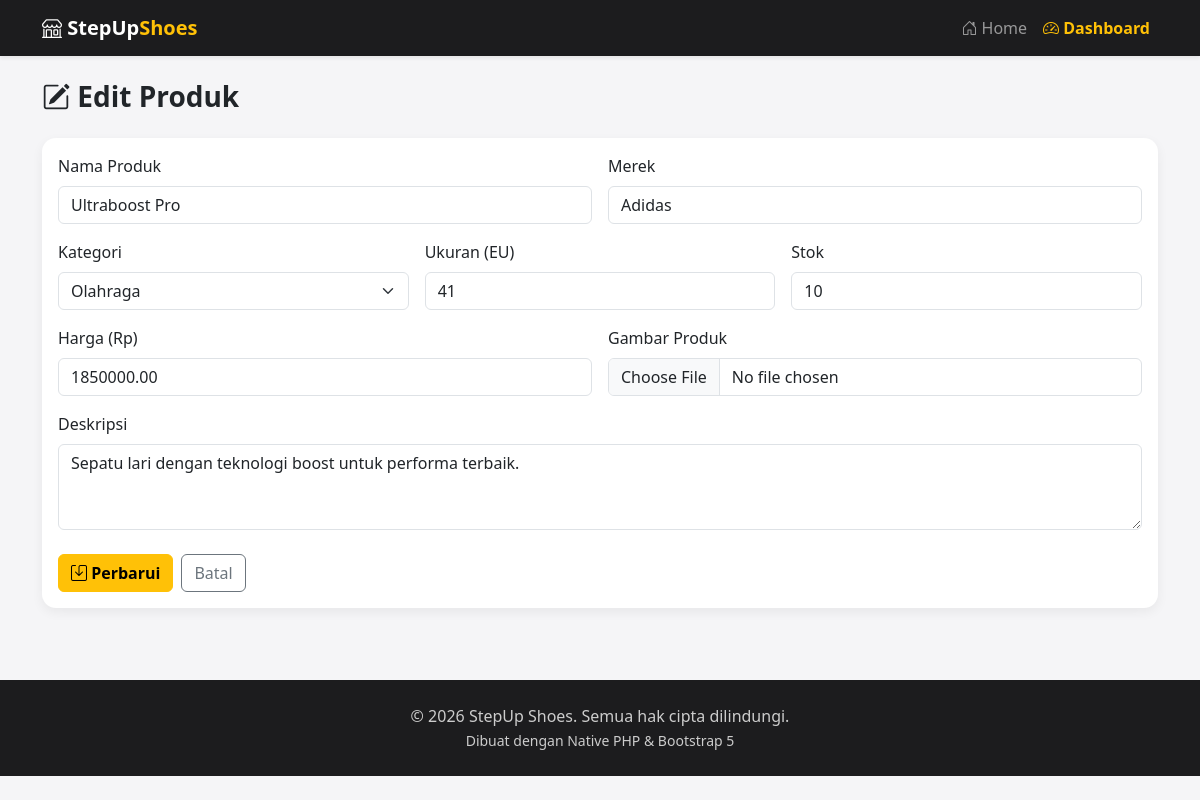
The app's page /dashboard/edit.php?id=2 with its own data.
### tables this page shows
CREATE TABLE IF NOT EXISTS produk (
    id INT AUTO_INCREMENT PRIMARY KEY,
    nama_produk VARCHAR(150) NOT NULL,
    merek VARCHAR(100) NOT NULL,
    kategori ENUM('Sneakers', 'Formal', 'Olahraga', 'Sandal', 'Boots') NOT NULL DEFAULT 'Sneakers',
    ukuran INT NOT NULL,
    harga DECIMAL(12,2) NOT NULL,
    stok INT NOT NULL DEFAULT 0,
    deskripsi TEXT,
    gambar VARCHAR(255) DEFAULT NULL,
    created_at TIMESTAMP DEFAULT CURRENT_TIMESTAMP,
    updated_at TIMESTAMP DEFAULT CURRENT_TIMESTAMP ON UPDATE CURRENT_TIMESTAMP
);

### dashboard/edit.php (the view, shortened to what this page needs)
<?php
$pdo = getConnection();
$id = (int) ($_GET['id'] ?? 0);
$stmt = $pdo->prepare("SELECT * FROM produk WHERE id = ?");
$stmt->execute([$id]);
$produk = $stmt->fetch();
include '../includes/header.php';
?>
<div class="container py-4">
    <h3 class="fw-bold mb-4"><i class="bi bi-pencil-square"></i> Edit Produk</h3>
    <div class="card dashboard-card">
        <div class="card-body">
            <form method="post" enctype="multipart/form-data">
                <div class="row g-3">
                    <div class="col-md-6">
                        <label class="form-label">Nama Produk</label>
                        <input type="text" name="nama_produk" class="form-control"
                               value="<?= htmlspecialchars($produk['nama_produk']) ?>" required>
                    </div>
                    <div class="col-md-6">
                        <label class="form-label">Merek</label>
                        <input type="text" name="merek" class="form-control"
                               value="<?= htmlspecialchars($produk['merek']) ?>" required>
                    </div>
                    <div class="col-md-4">
                        <label class="form-label">Kategori</label>
                        <select name="kategori" class="form-select">
                            <?php foreach (['Sneakers', 'Formal', 'Olahraga', 'Sandal', 'Boots'] as $kat): ?>
                                <option value="<?= $kat ?>" <?= ($produk['kategori'] === $kat) ? 'selected' : '' ?>>
                                    <?= $kat ?>
                                </option>
                            <?php endforeach; ?>
                        </select>
                    </div>
                    <div class="col-md-4">
                        <label class="form-label">Ukuran (EU)</label>
                        <input type="number" name="ukuran" class="form-control" min="30" max="50"
                               value="<?= htmlspecialchars($produk['ukuran']) ?>" required>
                    </div>
                    <div class="col-md-4">
                        <label class="form-label">Stok</label>
                        <input type="number" name="stok" class="form-control" min="0"
                               value="<?= htmlspecialchars($produk['stok']) ?>" required>
                    </div>
                    <div class="col-md-6">
                        <label class="form-label">Harga (Rp)</label>
                        <input type="text" name="harga" class="form-control"
                               value="<?= htmlspecialchars($produk['harga']) ?>" required>
                    </div>
                    <div class="col-md-6">
                        <label class="form-label">Gambar Produk</label>
                        <input type="file" name="gambar" class="form-control" accept=".jpg,.jpeg,.png,.webp">
                    </div>
                    <div class="col-12">
                        <label class="form-label">Deskripsi</label>
                        <textarea name="deskripsi" rows="3" class="form-control"><?= htmlspecialchars($produk['deskripsi']) ?></textarea>
                    </div>
                </div>
                <div class="mt-4 d-flex gap-2">
                    <button type="submit" class="btn btn-warning fw-semibold">
                        <i class="bi bi-save"></i> Perbarui
                    </button>
                    <a href="index.php" class="btn btn-outline-secondary">Batal</a>
                </div>
            </form>
        </div>
    </div>
</div>
<?php include '../includes/footer.php'; ?>

### assets/css/style.css (style rules this page uses)
body { background-color: #f5f5f7; font-family: 'Segoe UI', Roboto, Arial, sans-serif; }
.dashboard-card { border: none; border-radius: 14px; box-shadow: 0 4px 12px rgba(0,0,0,0.06); }

### records on screen
produk: nama_produk "Ultraboost Pro", merek "Adidas", kategori "Olahraga", ukuran "41", stok "10", harga "1850000.00", deskripsi "Sepatu lari dengan teknologi boost untuk performa terbaik."
